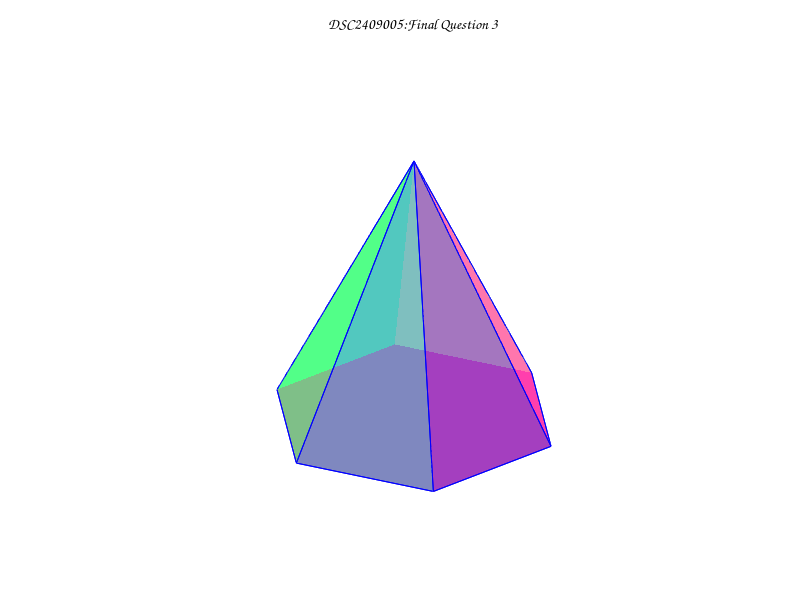

The MATLAB script that drew this image:
%% Q3
clc
clear
% The information of the Pyramid
r = 2;
h = 4;
n = 6;
t = linspace(0,2*pi,n+1);
t = t(1:end-1);
xbase = r*cos(t(1:end)).';
ybase = r*sin(t(1:end)).';
zbase = zeros(size(xbase));
V = [xbase ybase zbase
    0 0 h];

f_base = 1:n;
f_triangle = zeros(n,n);
for k = 1:n-1
    f_triangle(k,1:3) = [k,k+1,n+1];
end
f_triangle(n,1:3) = [n,1,n+1];
f_triangle(:,4:end) = NaN;

F = [f_base
    f_triangle];

% Draw the Pyramid
figure
hold on
patch('Vertices',V,'Faces',F,'FaceColor','interp','FaceVertexCData',hsv(n+1),'FaceAlpha',0.5,'EdgeColor','b')
plot3([0 0],[0 0],[0 h],'r:','LineWidth',2)
for q = 1:3
plot3([xbase(q) xbase(q+3)],[ybase(q) ybase(q+3)],[0 0],':r','LineWidth',2)
end
text(0,0,h/3,"\it h=4cm")
text(xbase(1)/2,1,0,"\it r=2cm")
hold off

% Set the axis
axis equal
axis off
view(3)

title("DSC2409005:Final Question 3",'FontName','Comic Sans MS')
